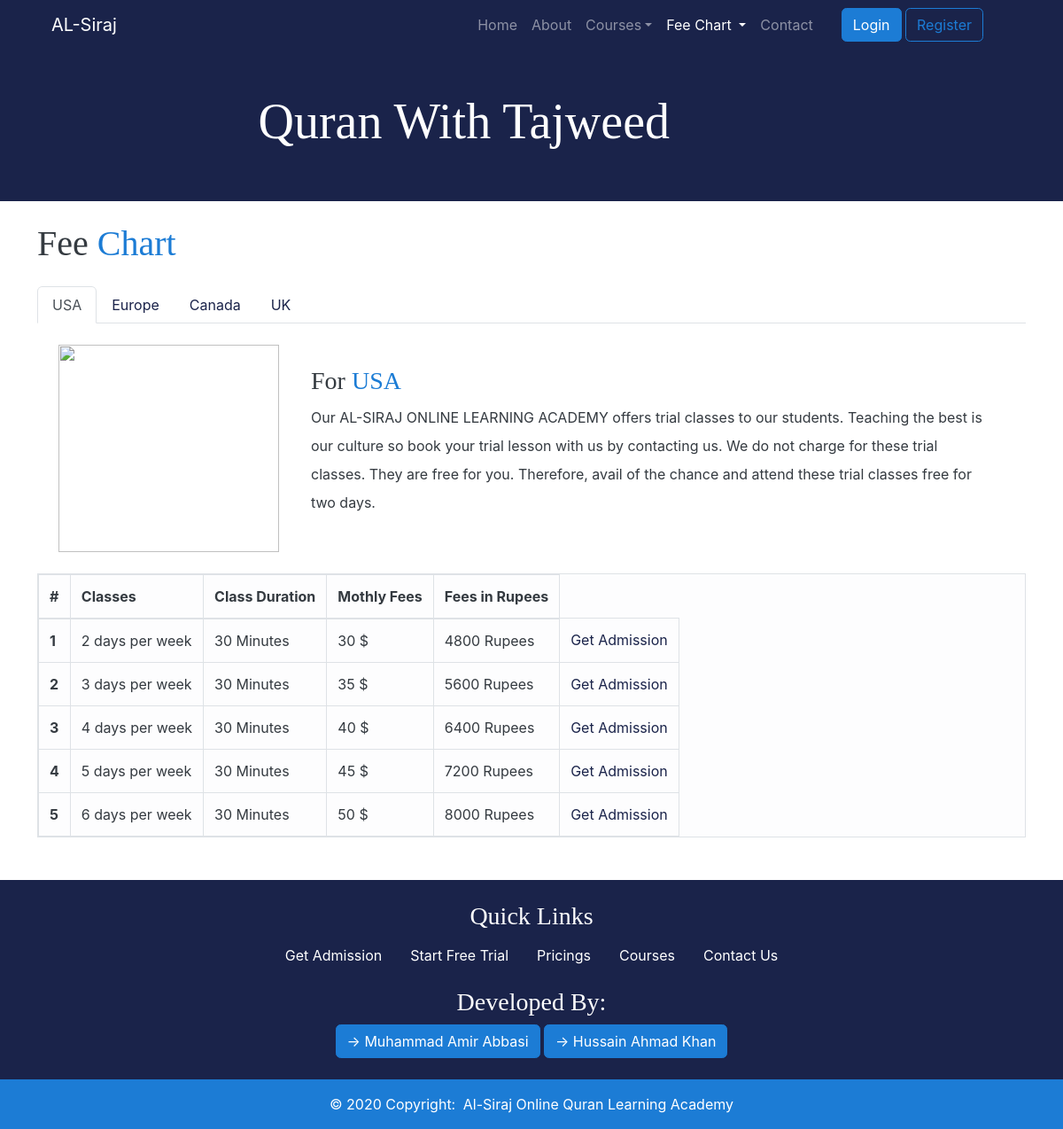
/courses/1, run on the app's committed database.
### main/models.py (models this page shows, shortened)
class Course(models.Model):
    counteries = [
        ("US", "United States / America"),
        ("EU", "Europe"),
        ("UK", "United Kingdom"),
        ("CA", "Canada"),
        ("OT", "Other"),
    ]
    course_name = models.CharField(max_length=70)
    classes_per_week = models.IntegerField(default=2)
    class_duration = models.IntegerField(default=30)
    country = models.CharField(
        max_length=2,
        choices=counteries,
        default="OT",
    )
    pricing = models.IntegerField(default=0)
    currency = models.ForeignKey(Currency, on_delete=models.CASCADE, null=True)
    user = models.ManyToManyField(
        User,
        through="Enrollment",
        through_fields=("course", "user"),
        editable=False,
    )
    def get_course(self, course_id):
        if course_id == 1:
            return (
                self.objects.filter(course_name="quran with tajweed"),
                "quran with tajweed",
            )
        elif course_id == 2:
            return (self.objects.filter(course_name="islam for kids"), "islam for kids")
        elif course_id == 3:
            return (self.objects.filter(course_name="noorani qauida"), "noorani qauida")
        else:
            raise Http404("Invalid Request, Course not Found......")
    def seperate_query_sets(self, query_set):
        _US = query_set.filter(country="US")
        _UK = query_set.filter(country="UK")
        _CA = query_set.filter(country="CA")
        _EU = query_set.filter(country="EU")
        return {"US": _US, "UK": _UK, "CA": _CA, "EU": _EU}
    def to_PKR(self):
        return self.currency.currency_value * self.pricing

class Currency(models.Model):
    currencies = [
        ("$", "Dollors"),
        ("€", "Euros"),
        ("£", "Pounds"),
    ]
    currency_name = models.CharField(
        max_length=1,
        choices=currencies,
        default="$",
    )
    currency_value = models.IntegerField(null=False, blank=False, default=100)

### main/views.py (the view)
# urls.py: path("courses/<int:course_id>", views.courses, name="courses"),
def courses(request, course_id):
    courses, name = Course.get_course(Course, course_id)
    if not courses:
        raise Http404("invalid request")
    else:
        courses = Course.seperate_query_sets(Course, courses)
        context = {"name": name, "courses": courses}
        return render(request, "main/courses.html", context=context)

### main/templates/main/courses.html (shortened to what this page needs)
{% extends 'base.html' %}
{% load static %}
{% block navbar-items %}
<ul class="navbar-nav ml-auto mt-2 mt-lg-0 align-items-lg-center">
    <li class="nav-item">
        <a class="nav-link" href="{% url 'main:index' %}">Home</a>
    </li>
    <li class="nav-item"><a class="nav-link" href="{% url 'main:about' %}">About</a></li>
    <li class="nav-item dropdown">
        <a class="nav-link dropdown-toggle" href="#!" id="dropdownId" data-toggle="dropdown" aria-haspopup="true"
            aria-expanded="false">Courses</a>
    </li>
    <li class="nav-item dropdown active">
        <a class="nav-link dropdown-toggle" href="!#" id="dropdownId" data-toggle="dropdown" aria-haspopup="true"
            aria-expanded="false">Fee Chart <span class="sr-only">(current)</span></a>
    </li>
    <li class="nav-item"><a class="nav-link" href="{% url 'main:contact' %}">Contact</a></li>
    {% if user.is_authenticated %}
    <li class="nav-item dropdown no-arrow ml-0 ml-lg-4">
        <a class="nav-link dropdown-toggle d-flex align-items-center" href="#!" id="userDropdown" role="button"
            data-toggle="dropdown" aria-haspopup="true" aria-expanded="false">
            <img class="img-profile rounded-circle" style="width: 30px; height: 30px;"
                src="{{ request.user.student.profile_image.url }}">
            <span class="ml-2 mr-1 text-gray-600 small" style="font-size: 18px;">{{request.user.username}}</span>
        </a>
        <div class="dropdown-menu dropdown-menu-right shadow animated--grow-in" aria-labelledby="userDropdown">
            <a class="dropdown-item" href="{% url 'dashboard:dashboard' request.user.id %}">
                <i class="fas fa-cogs fa-sm fa-fw mr-2 text-gray-400"></i>
                Dashboard
            </a>
            <a class="dropdown-item" href="{% url 'my_account' %}">
                <i class="fas fa-user fa-sm fa-fw mr-2 text-gray-400"></i>
                Profile
            </a>
            <a class="dropdown-item" href="#">
                <i class="fas fa-list fa-sm fa-fw mr-2 text-gray-400"></i>
                Change Profile Image
            </a>
            <div class="dropdown-divider"></div>
            <a class="dropdown-item" href="{% url 'logout' %}">
                <i class="fas fa-sign-out-alt fa-sm fa-fw mr-2 text-gray-400"></i>
                Logout
            </a>
        </div>
    </li>
    {% else %}
    <li class="nav-item ml-0 ml-lg-4">
        <a href="{% url 'login' %}" class="btn btn-secondary">Login</a>
        <a href="{% url 'sign_up' %}" class="btn btn-outline-secondary">Register</a>
    </li>
    {% endif %}
</ul>
{% endblock navbar-items %}
{% block header %}
<h1 class="h1 display-4 text-capitalize">{{ name }}</h1>
{% endblock header %}
{% block main %}
<div class="container text-dark mb-5">
    <h1 class="h1 my-4">Fee <span class="text-secondary">Chart</span></h1>
    <nav>
        <div class="nav nav-tabs" id="nav-tab" role="tablist">
            <a class="nav-item nav-link active" id="nav-USA-tab" data-toggle="tab" href="#nav-USA" role="tab"
                aria-controls="nav-USA" aria-selected="true">USA</a>
            <a class="nav-item nav-link" id="nav-Europe-tab" data-toggle="tab" href="#nav-Europe" role="tab"
                aria-controls="nav-Europe" aria-selected="false">Europe</a>
            <a class="nav-item nav-link" id="nav-Canada-tab" data-toggle="tab" href="#nav-Canada" role="tab"
                aria-controls="nav-Canada" aria-selected="false">Canada</a>
            <a class="nav-item nav-link" id="nav-UK-tab" data-toggle="tab" href="#nav-UK" role="tab"
                aria-controls="nav-UK" aria-selected="false">UK</a>
        </div>
    </nav>
    <div class="tab-content" id="nav-tabContent">
        <div class="tab-pane fade show active" id="nav-USA" role="tabpanel" aria-labelledby="nav-USA-tab">
            <div class="row p-0 p-lg-4">
                <div class="col-12 col-md-6 col-lg-4 col-xl-3">
                    <img src="{% static 'images/usa-img.png' %}" width="100%" height="100%" alt="">
                </div>
                <div class="col-12 col-md-6 col-lg-8 col-xl-9 p-4">
                    <h3 class="h3">For <span class="text-secondary">USA</span></h3>
                    <p>Our AL-SIRAJ ONLINE LEARNING ACADEMY offers trial classes to our students. Teaching the best is
                        our culture so book your trial lesson with us by contacting us. We do not charge for these trial
                        classes. They are free for you. Therefore, avail of the chance and attend these trial classes
                        free for two days.</p>
                </div>
            </div>
            <table class="table table-bordered table-responsive table-light">
                <thead>
                    <tr>
                        <th>#</th>
                        <th scope="col">Classes</th>
                        <th scope="col">Class Duration</th>
                        <th scope="col">Mothly Fees</th>
                        <th scope="col">Fees in Rupees</th>
                    </tr>
                </thead>
                <tbody>
                    {% for course_in_country in courses.US %}
                    <tr>
                        <th scope="row">{{forloop.counter}}</th>
                        <td>{{ course_in_country.classes_per_week }} days per week</td>
                        <td>{{ course_in_country.class_duration }} Minutes</td>
                        <td>{{ course_in_country.pricing }} $</td>
                        <td>{{ course_in_country.to_PKR }} Rupees</td>
                        <td><a href="{% url 'main:contact' %}?id={{course_in_country.id}}">Get Admission</a></td>
                    </tr>
                    {% endfor %}
                </tbody>
            </table>
        </div>
    </div>
</div>
{% endblock main %}

### templates/base.html (shortened to what this page needs)
<!doctype html>
<html lang="en">
{% load static %}
<head>
  <link rel="stylesheet" href="{% static 'vendor/fontawesome-free/css/all.min.css' %}">
  <link rel="stylesheet" href="{% static 'scss/style.css' %}">
</head>
<body>
  {% block body %}
  <nav class="navbar navbar-expand-lg py-2 navbar-dark bg-primary">
    <div class="container">
      <a class="navbar-brand ml-3" href="{% url 'main:index' %}">AL-Siraj</a>
      <div class="collapse navbar-collapse" id="navbarSupportedContent">
        {% block navbar-items %}{% endblock navbar-items %}
      </div>
    </div>
  </nav>
  <header class="bg-primary">
    <div class="container">
      <div class="row justify-content-center">
        <div class="col-12 col-sm-12 col-md-10 col-lg-7  py-5 px-4">
          {% block header %}{% endblock header %}
        </div>
      </div>
    </div>
  </header>
  {% block main %}
  {% endblock main %}
  {% block footer %}
  <footer class="bg-primary">
    <div class="container py-4">
      <div class="row justify-content-center">
        <div class="col-12 col-sm-12 col-lg-10 text-center">
          <h3 class="h3">Quick <span class="color">Links</span></h3>
          <nav class="nav mt-2 justify-content-center">
            <a class="nav-link active" href="{% url 'dashboard:courses' %}">Get Admission</a>
            <a class="nav-link" href="{% url 'dashboard:take_trial' %}">Start Free Trial</a>
            <a class="nav-link" href="{% url 'main:courses' 1 %}">Pricings</a>
            <a class="nav-link" href="{% url 'main:courses' 1 %}">Courses</a>
            <a class="nav-link" href="{% url 'main:contact' %}">Contact Us</a>
          </nav>
        </div>
        <div class="col-12 col-sm-12 col-lg-10 text-center mt-3">
          <h3 class="h3">Developed By:</h3>
          <a class='btn btn-secondary mt-3 mt-sm-0' data-toggle="modal" data-target="#userModel">
            &#8594; Muhammad Amir Abbasi
          </a>
          <a class='btn btn-secondary mt-3 mt-sm-0' data-toggle="modal" data-target="#userModel">
            &#8594; Hussain Ahmad Khan
          </a>
        </div>
      </div>
    </div>
    <div class="footer-copyright text-center bg-secondary py-3">© 2020 Copyright:
      <a href="#!" class="text-white ml-1"> Al-Siraj Online Quran Learning Academy</a>
    </div>
  </footer>
  {% endblock footer %}
  {% endblock body %}
</body>
</html>

### data on the page
Course: classes_per_week "2", class_duration "30", pricing "30", to_PKR "4800"
Course: classes_per_week "3", class_duration "30", pricing "35", to_PKR "5600"
Course: classes_per_week "4", class_duration "30", pricing "40", to_PKR "6400"
Course: classes_per_week "5", class_duration "30", pricing "45", to_PKR "7200"
Course: classes_per_week "6", class_duration "30", pricing "50", to_PKR "8000"

### other printed values
{{ name }} "Quran With Tajweed"
